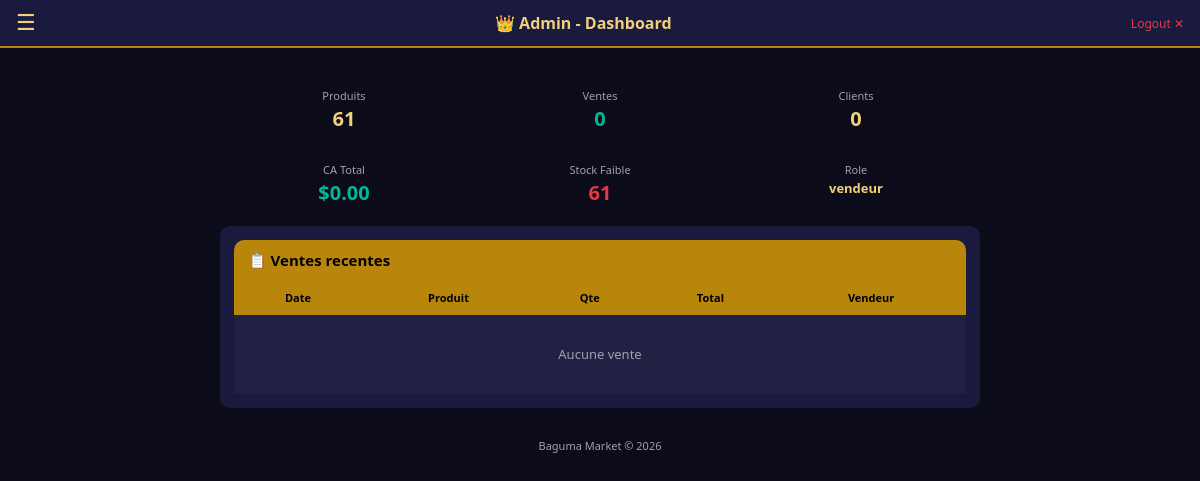
The page /dashboard (signed in) on the database as committed earlier.
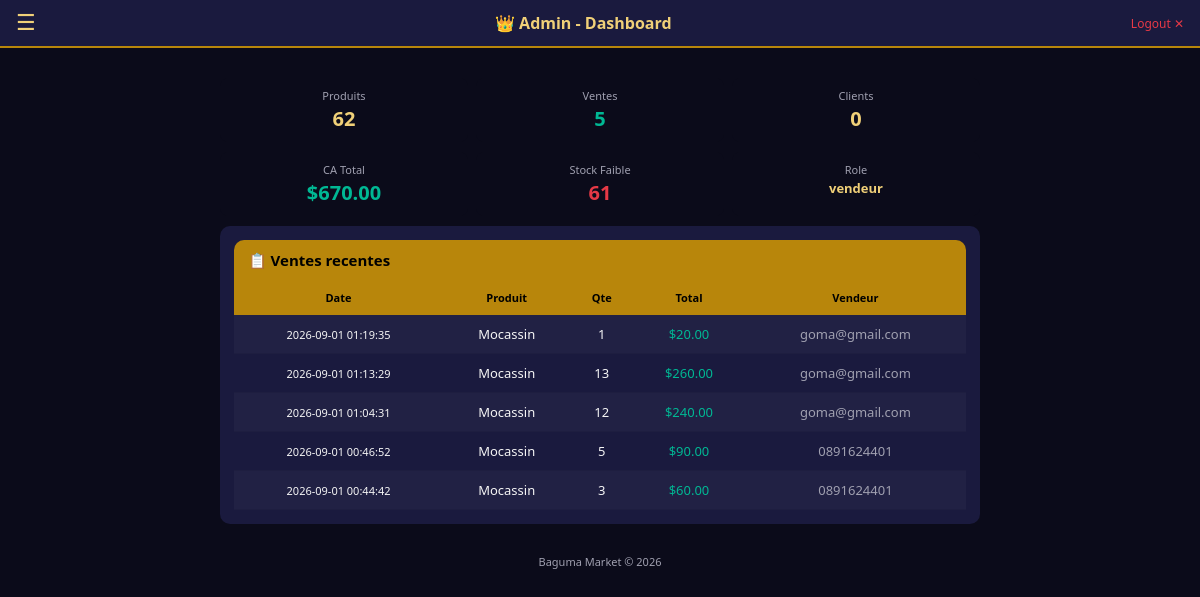
The same page on the database as committed later.
### tables this page shows
CREATE TABLE ventes (
        id INTEGER PRIMARY KEY AUTOINCREMENT,
        produit_id INTEGER, quantite INTEGER,
        total_usd REAL, total_cdf REAL,
        date TEXT, heure TEXT, recu_num TEXT DEFAULT '', client_nom TEXT DEFAULT '', client_tel TEXT DEFAULT '', prix_unit_usd REAL DEFAULT 0, prix_unit_cdf REAL DEFAULT 0, est_client_honneur INTEGER DEFAULT 0, client_id INTEGER DEFAULT NULL, tenant_id INTEGER DEFAULT 0, vendeur_login TEXT DEFAULT '',
        FOREIGN KEY (produit_id) REFERENCES produits(id));

CREATE TABLE produits (
        id INTEGER PRIMARY KEY AUTOINCREMENT,
        categorie_id INTEGER, nom TEXT,
        prix_usd REAL, prix_cdf REAL, stock INTEGER DEFAULT 100, tenant_id INTEGER DEFAULT 0,
        FOREIGN KEY (categorie_id) REFERENCES categories(id));

### web.py (the view)
@app.route("/dashboard")
@login_required
def dashboard():
    conn = get_db()
    c = conn.cursor()
    etid = get_effective_tid()
    if etid is not None:
        cond = " WHERE tenant_id=?"
        params = (etid,)
    else:
        cond = ""
        params = ()
    c.execute(f"SELECT COUNT(*) FROM produits{cond}", params)
    nb_produits = c.fetchone()[0]
    c.execute(f"SELECT COUNT(*) FROM ventes{cond}", params)
    nb_ventes = c.fetchone()[0]
    c.execute(f"SELECT COALESCE(SUM(total_usd),0) FROM ventes{cond}", params)
    ca_total = c.fetchone()[0]
    c.execute(f"SELECT COUNT(*) FROM clients{cond}", params)
    nb_clients = c.fetchone()[0]
    stock_cond = " AND stock<=5" if cond else " WHERE stock<=5"
    c.execute(f"SELECT COUNT(*) FROM produits{cond}{stock_cond}", params)
    low_stock = c.fetchone()[0]
    if etid is not None:
        vcond = " WHERE v.tenant_id=?"
        vparams = (etid,)
    else:
        vcond = ""
        vparams = ()
    c.execute(f"""SELECT v.date||' '||v.heure, p.nom, v.quantite, v.total_usd, v.vendeur_login
        FROM ventes v JOIN produits p ON v.produit_id=p.id{vcond}
        ORDER BY v.date DESC, v.heure DESC LIMIT 10""", vparams)
    recent = c.fetchall()
    conn.close()
    return render_template("dashboard.html", nb_produits=nb_produits, nb_ventes=nb_ventes,
                           ca_total=ca_total, nb_clients=nb_clients, low_stock=low_stock,
                           recent=recent, is_admin=is_admin())

### web.py (called while the page is built)
def get_db():
    conn = sqlite3.connect(DB)
    conn.row_factory = sqlite3.Row
    return conn

def login_required(f):
    from functools import wraps
    @wraps(f)
    def decorated(*args, **kwargs):
        if "user_id" not in session:
            return redirect(url_for("login"))
        return f(*args, **kwargs)
    return decorated

def is_admin():
    return session.get("tenant_id", 0) == 0 and session.get("role") == "admin"

def get_effective_tid():
    if is_admin():
        return session.get("view_tenant")
    return session.get("tenant_id")

@app.context_processor
def inject_tenant():
    slug = session.get("tenant_slug")
    tid = session.get("tenant_id", 0)
    unread = 0
    if "user_id" in session:
        try:
            conn = get_db()
            c = conn.cursor()
            etid = get_effective_tid()
            if etid is not None:
                c.execute("SELECT COUNT(*) FROM notifications WHERE is_read=0 AND tenant_id=?", (etid,))
            else:
                c.execute("SELECT COUNT(*) FROM notifications WHERE is_read=0")
            unread = c.fetchone()[0]
            conn.close()
        except Exception:
            unread = 0
    return {
        "tenant_slug": slug,
        "tenant_name": TENANT_NAMES.get(tid, "Admin Global"),
        "is_global_admin": tid == 0 and session.get("role") == "admin",
        "unread_notifs": unread,
    }

### templates/dashboard.html (shortened to what this page needs)
{% extends "base.html" %}
{% block body %}
<div class="topbar">
<button class="menu-btn" onclick="toggleNav()">☰</button>
<h1>{% if session.view_tenant_name %}{{session.view_tenant_name}}{% elif session.tenant_slug == 'goma' %}📍 Goma{% elif session.tenant_slug == 'bukavu' %}📍 Bukavu{% else %}👑 Admin{% endif %} - Dashboard</h1>
<a href="/logout" style="color:var(--red);font-size:12px">Logout ✕</a>
</div>
<div class="container">
<div class="stats">
<div class="stat"><div class="label">Produits</div><div class="value gold">{{nb_produits}}</div></div>
<div class="stat"><div class="label">Ventes</div><div class="value green">{{nb_ventes}}</div></div>
<div class="stat"><div class="label">Clients</div><div class="value gold">{{nb_clients}}</div></div>
</div>
<div class="stats">
<div class="stat"><div class="label">CA Total</div><div class="value green">${{ "%.2f"|format(ca_total) }}</div></div>
<div class="stat"><div class="label">Stock Faible</div><div class="value red">{{low_stock}}</div></div>
<div class="stat"><div class="label">Role</div><div class="value gold" style="font-size:13px">{{session.role}}</div></div>
</div>
<div class="card">
<div class="card-header">📋 Ventes recentes</div>
<div class="table-scroll">
<table>
<tr><th>Date</th><th>Produit</th><th>Qte</th><th>Total</th><th>Vendeur</th></tr>
{% for r in recent %}
<tr>
<td style="font-size:11px">{{r[0]}}</td>
<td>{{r[1]}}</td>
<td>{{r[2]}}</td>
<td style="color:var(--green)">${{ "%.2f"|format(r[3]) }}</td>
<td style="color:var(--txt2)">{{r[4]}}</td>
</tr>
{% endfor %}
{% if not recent %}
<tr><td colspan="5" class="empty">Aucune vente</td></tr>
{% endif %}
</table>
</div>
</div>
<div class="footer">Baguma Market &copy; 2026</div>
</div>
{% endblock %}

### templates/base.html (shortened to what this page needs)
<!DOCTYPE html>
<html lang="fr">
<head>
</head>
<body>
{% block body %}{% endblock %}
</body>
</html>

### templates/base.html (style rules this page uses)
* { margin:0;padding:0;box-sizing:border-box }
:root { --bg:#0b0b1a;--card:#1a1a3e;--gold:#b8860b;--gold2:#f0d078;--green:#00b894;--red:#e63946;--blue:#0984e3;--txt:#f5f5f5;--txt2:#a0a0b0;--hon:#e84393 }
body { font-family:'Segoe UI',Tahoma,sans-serif;background:var(--bg);color:var(--txt);min-height:100vh }
a { color:var(--gold2);text-decoration:none }
.topbar { background:var(--card);padding:10px 16px;display:flex;align-items:center;justify-content:space-between;position:sticky;top:0;z-index:100;border-bottom:2px solid var(--gold) }
.topbar h1 { font-size:16px;color:var(--gold2) }
.topbar .menu-btn { background:none;border:none;color:var(--gold2);font-size:22px;cursor:pointer }
.container { padding:12px;max-width:800px;margin:0 auto }
.card { background:var(--card);border-radius:10px;padding:14px;margin-bottom:10px }
.card-header { background:var(--gold);color:#000;padding:10px 14px;border-radius:10px 10px 0 0;font-weight:bold;font-size:15px;display:flex;align-items:center;gap:8px }
.stats { display:grid;grid-template-columns:repeat(3,1fr);gap:8px;margin:10px 0 }
.stat { text-align:center;padding:10px 4px;background:var(--bg);border-radius:8px }
.stat .label { font-size:11px;color:var(--txt2) }
.stat .value { font-size:20px;font-weight:bold;margin-top:2px }
.stat .value.green { color:var(--green) }
.stat .value.red { color:var(--red) }
.stat .value.gold { color:var(--gold2) }
table { width:100%;border-collapse:collapse;font-size:12px }
th { background:var(--gold);color:#000;padding:8px 4px;text-align:center;font-size:11px;position:sticky;top:0 }
td { padding:7px 4px;text-align:center;border-bottom:1px solid #1e1e40 }
tr:nth-child(even) { background:rgba(255,255,255,.03) }
.table-scroll { overflow-x:auto;-webkit-overflow-scrolling:touch }
.footer { text-align:center;padding:20px;color:var(--txt2);font-size:11px }
@media (min-width:600px) { .container { padding:20px } }
@media (min-width:600px) { table { font-size:13px } }
@media (min-width:600px) { th,td { padding:10px 8px } }

Rows that differ between the two databases and show on the page:
added ventes: r "2026-09-01 01:19:35", nom "Mocassin", quantite "1", total_usd "20.00", vendeur_login "goma@gmail.com"
added ventes: r "2026-09-01 01:13:29", nom "Mocassin", quantite "13", total_usd "260.00", vendeur_login "goma@gmail.com"
added ventes: r "2026-09-01 01:04:31", nom "Mocassin", quantite "12", total_usd "240.00", vendeur_login "goma@gmail.com"
added ventes: r "2026-09-01 00:46:52", nom "Mocassin", quantite "5", total_usd "90.00", vendeur_login "0891624401"
added ventes: r "2026-09-01 00:44:42", nom "Mocassin", quantite "3", total_usd "60.00", vendeur_login "0891624401"
Other text that changed with them:
{{ nb_produits }}: "61" → "62"
{{ nb_ventes }}: "0" → "5"
{{ "%.2f"|format(ca_total) }}: "0.00" → "670.00"
text no longer shown: "Aucune vente"
